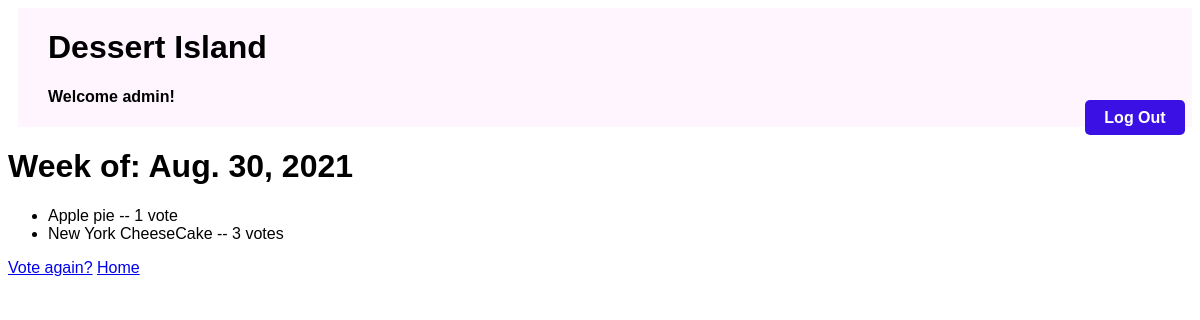
The app's page /polls/1/results/ (signed in) with its own data.
### weeklydessert/models.py (models this page shows, shortened)
class Week(models.Model):
  pub_date = models.DateTimeField("date published")
  def start_of_week(self):
    today = datetime.date.today()
    start_of_week = today + datetime.timedelta(days=-today.weekday(), weeks=1)
    return start_of_week

class Choice(models.Model):
  week = models.ForeignKey(Week, on_delete=models.CASCADE)
  dessert_choice = models.CharField(max_length=200)
  dessert_details = models.CharField(max_length=200)
  votes = models.IntegerField(default=0)

### weeklydessert/views.py (the view)
# urls.py: path("polls/<int:pk>/results/", views.ResultsView.as_view(), name="results"),
class ResultsView(LoginRequiredMixin, DetailView):
  model = Week
  template_name = "results.html"

### weeklydessert/templates/results.html
{% extends "header.html" %}
{% block content %}
<h1>Week of: {{ week.start_of_week }}</h1>
<ul>
{% for choice in week.choice_set.all %}
  <li>{{ choice.dessert_choice }} -- {{ choice.votes }} vote{{ choice.votes|pluralize }}</li>
{% endfor %}
</ul>
<a href="{% url 'detail' week.id %}">Vote again?</a>
<a href="{% url 'index' %}">Home</a>
{% endblock %}

### weeklydessert/templates/header.html
{% load static %}
<link rel="stylesheet" type="text/css" href="{% static 'weeklydessert/header.css' %}">
<div class="header">
	{% if user.username %}
  <a class= "logout-button" href="{% url 'logout' %}">Log Out</a>
  {% endif %}
  <div class="header-content">
    <h1 class="header-title">Dessert Island</h1>
    {% if user.username %}
    <h4 class="header-greet">Welcome {{ user.username }}!</h4>
    {% endif %}
  </div>
</div>
{% block content%}
{% endblock %}

### weeklydessert/static/weeklydessert/header.css (style rules this page uses)
.header { display: flex; flex-direction: row; background-color: #FFF5FF; margin-left: 10px; }
.header-title { margin-bottom: 0; }
.header-content { display: flex; flex-direction: column; margin-left: 30px; align-items: center; justify-content: center; }
.header-greet { width: 100%; }
.logout-button { position: absolute; top: 100px; right: 15px; display: block; width: 80px; height: 15px; background: #3A10E5; padding: 10px; text-align: center; border-radius: 5px; color: white; font-weight: bold; line-height: 15px; text-decoration: none; }

### records on screen
Week: start_of_week "Aug. 30, 2021"
Choice: dessert_choice "Apple pie", votes "1"
Choice: dessert_choice "New York CheeseCake", votes "3"

### other values on screen
{{ user.username }} "admin"
